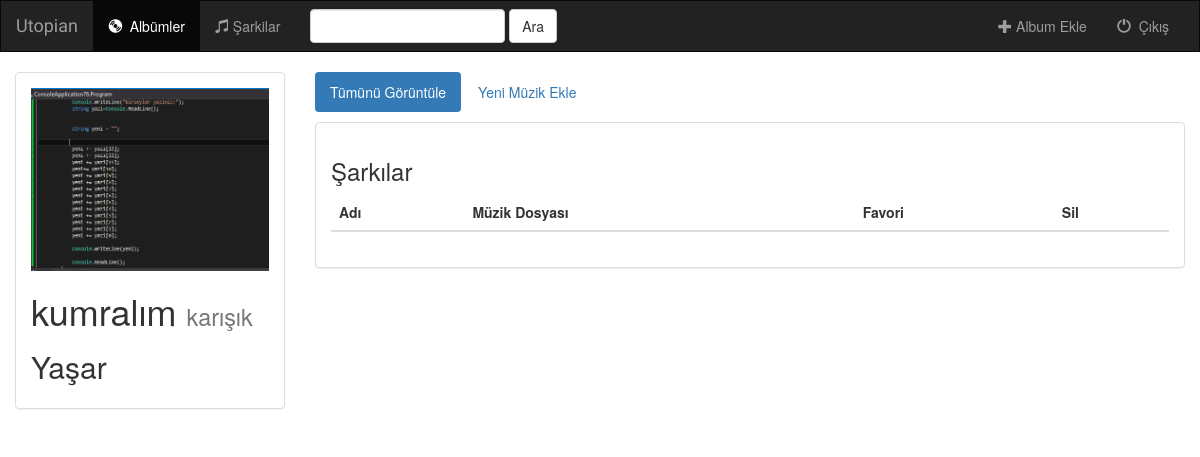
The page /single/15/ (signed in) on the database its author committed.
### single/models.py (models this page shows)
class Album(models.Model):
    user = models.ForeignKey(User, default=1)
    sarkici = models.CharField(max_length=250)
    album_basligi = models.CharField(max_length=250)
    tur = models.CharField(max_length=250)
    album_logo = models.FileField()
    favoriler = models.BooleanField(default=False)
    def __str__(self):
        return self.album_basligi + ' - ' + self.sarkici

### single/views.py (the view)
# urls.py: url(r'^(?P<album_id>[0-9]+)/$', views.detail, name='detail'),
def detail(request, album_id):
    if not request.user.is_authenticated():
        return render(request, 'single/login.html')
    else:
        user = request.user
        album = get_object_or_404(Album, pk=album_id)
        return render(request, 'single/detail.html', {'album': album, 'user': user})

### templates/single/detail.html (shortened to what this page needs)
{% extends 'single/base.html' %}
{% block albums_active %}active{% endblock %}
{% block body %}
    <div class="container-fluid sarkilar-container">
        <div class="row">
            <div class="col-sm-4 col-md-3">
                <div class="panel panel-default">
                    <div class="panel-body">
                        <a href="{% url 'single:detail' album.id %}">
                            {% if album.album_logo %}
                                <img src="{{ album.album_logo.url }}" class="img-responsive">
                            {% else %}
                                <h3>Görüntülenecek resim yok</h3>
                            {% endif %}
                        </a>
                        <h1>{{ album.album_basligi }}
                            <small>{{ album.tur }}</small>
                        </h1>
                        <h2>{{ album.sarkici }}</h2>
                    </div>
                </div>
            </div>
            <div class="col-sm-8 col-md-9">
                <ul class="nav nav-pills" style="margin-bottom: 10px;">
                    <li role="presentation" class="active"><a href="{% url 'single:detail' album.id %}">Tümünü
                        Görüntüle</a>
                    </li>
                    <li role="presentation"><a href="{% url 'single:create_sarki' album.id %}">Yeni Müzik Ekle</a></li>
                </ul>
                <div class="panel panel-default">
                    <div class="panel-body">
                        <h3>Şarkılar</h3>
                        <table class="table">
                            <thead>
                            <tr>
                                <th>Adı</th>
                                <th>Müzik Dosyası</th>
                                <th>Favori</th>
                                <th>Sil</th>
                            </tr>
                            </thead>
                        </table>
                    </div>
                </div>
            </div>
        </div>
    </div>
{% endblock %}

### rows shown on the page
Album: album_logo (picture), album_basligi "kumralım", tur "karışık", sarkici "Yaşar"
